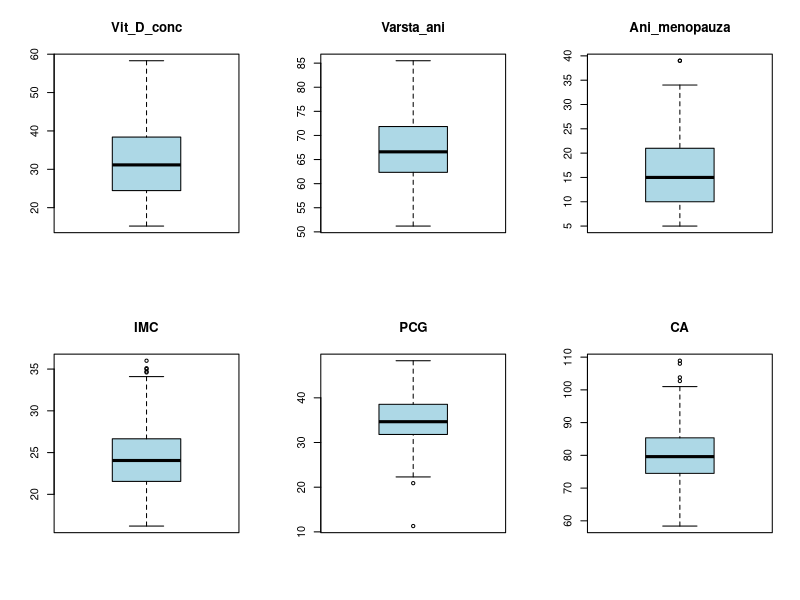
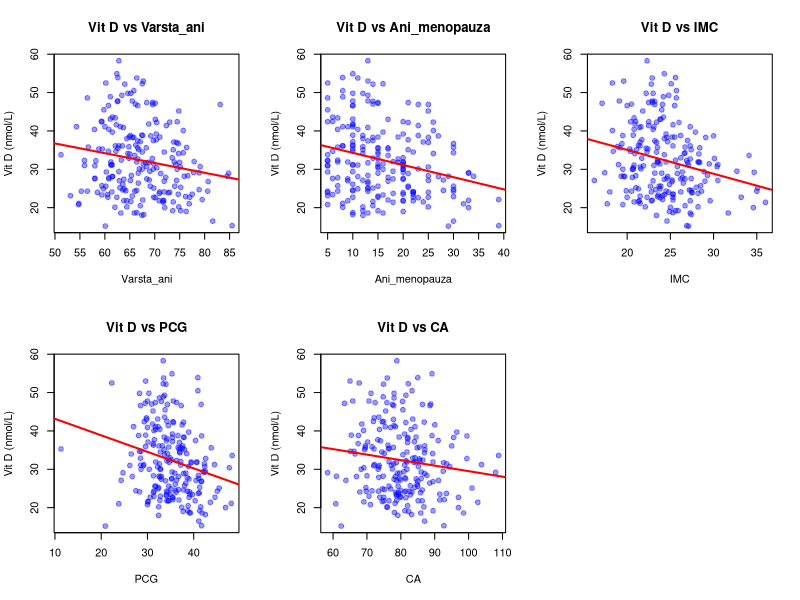
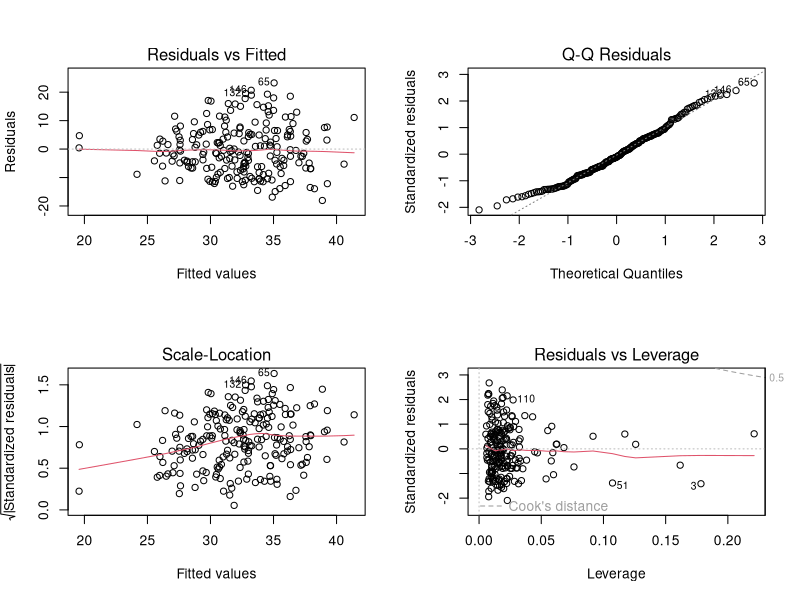
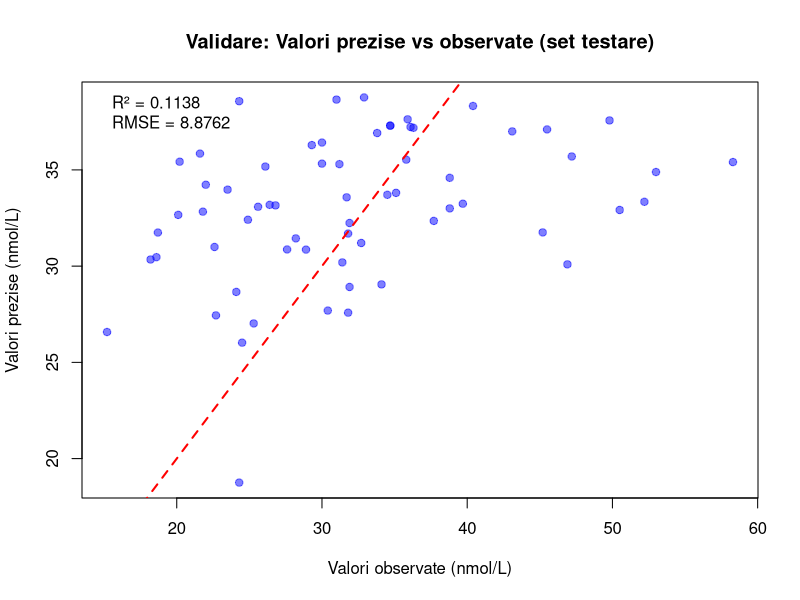
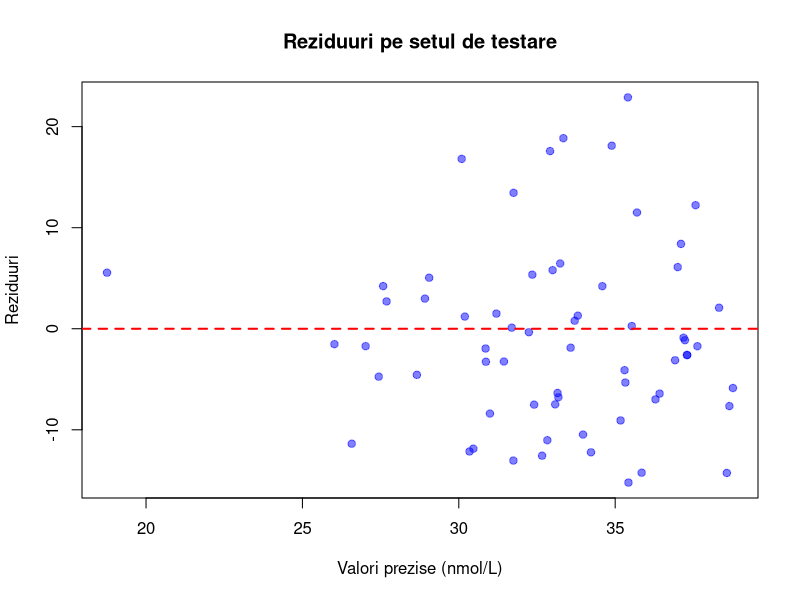
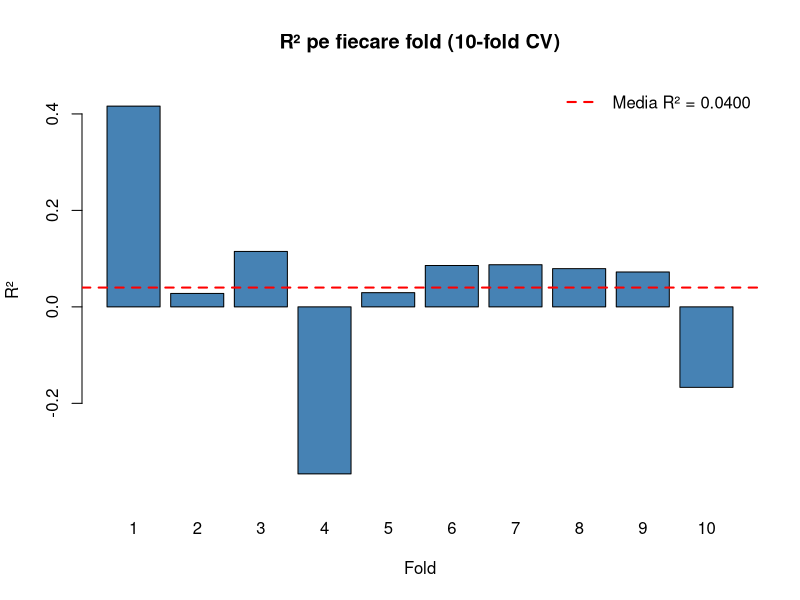
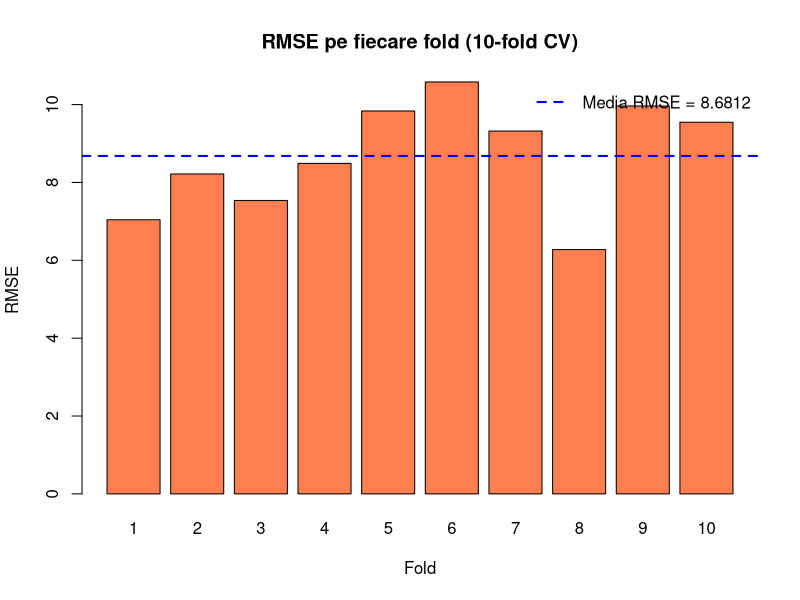

These charts were generated, in order, by the following R code:
# =============================================================================
# LP09 - Regresia liniara multipla - Validarea modelului
# VD: Vit_D_conc (concentratia serica 25(OH) vitamina D, nmol/L)
# VI potentiale: Varsta_ani, Ani_menopauza, IMC, PCG, CA
# n = 212 femei > 50 ani
# =============================================================================

library(car)
library(lmtest)
library(MASS)

set.seed(123)

data <- read.csv("data.csv", stringsAsFactors = FALSE)
data <- data[, -1]  # remove Id_pac
n <- nrow(data)
cat("=== Structura datelor ===\n")
str(data)
cat("n =", n, "\n\n")

# =============================================================================
# PARTEA 1: ANALIZA DESCRIPTIVA SI SELECTIA MODELULUI
# =============================================================================
cat("###################################################################\n")
cat("# PARTEA 1: ANALIZA DESCRIPTIVA SI SELECTIA MODELULUI\n")
cat("###################################################################\n\n")

cat("===========================================================================\n")
cat("1. STATISTICI DESCRIPTIVE\n")
cat("===========================================================================\n\n")

vi_names <- c("Varsta_ani", "Ani_menopauza", "IMC", "PCG", "CA")
all_vars <- c("Vit_D_conc", vi_names)

for (v in all_vars) {
  x <- data[[v]]
  cat(sprintf("--- %s ---\n", v))
  cat("  N:       ", sum(!is.na(x)), "\n")
  cat("  NA:      ", sum(is.na(x)), "\n")
  cat("  Media:   ", sprintf("%.4f", mean(x, na.rm=TRUE)), "\n")
  cat("  Mediana: ", sprintf("%.4f", median(x, na.rm=TRUE)), "\n")
  cat("  SD:      ", sprintf("%.4f", sd(x, na.rm=TRUE)), "\n")
  cat("  Min:     ", sprintf("%.4f", min(x, na.rm=TRUE)), "\n")
  cat("  Max:     ", sprintf("%.4f", max(x, na.rm=TRUE)), "\n")
  q <- quantile(x, c(0.25, 0.75), na.rm=TRUE)
  iqr_val <- IQR(x, na.rm=TRUE)
  cat("  Q1:      ", sprintf("%.4f", q[1]), "\n")
  cat("  Q3:      ", sprintf("%.4f", q[2]), "\n")
  cat("  IQR:     ", sprintf("%.4f", iqr_val), "\n")
  out <- x[x < q[1] - 1.5*iqr_val | x > q[2] + 1.5*iqr_val]
  cat("  Outliers:", length(out), "\n\n")
}

# Boxplots
png("boxplots_all.png", width=900, height=600)
par(mfrow=c(2,3))
for (v in all_vars) {
  boxplot(data[[v]], main=v, col="lightblue")
}
dev.off()
cat("Salvat: boxplots_all.png\n\n")

# Scatter plots
png("scatter_plots.png", width=900, height=600)
par(mfrow=c(2,3))
for (v in vi_names) {
  plot(data[[v]], data$Vit_D_conc, pch=19, col=rgb(0,0,1,0.4),
       xlab=v, ylab="Vit D (nmol/L)", main=paste("Vit D vs", v))
  abline(lm(data$Vit_D_conc ~ data[[v]]), col="red", lwd=2)
}
dev.off()
cat("Salvat: scatter_plots.png\n\n")

# Correlation matrix
cat("===========================================================================\n")
cat("2. MATRICEA DE CORELATIE\n")
cat("===========================================================================\n\n")

cor_mat <- cor(data)
print(round(cor_mat, 4))
cat("\n")

cat("Corelatii semnificative cu Vit_D_conc:\n\n")
for (v in vi_names) {
  ct <- cor.test(data[[v]], data$Vit_D_conc)
  sig <- ifelse(ct$p.value < 0.05, "Da", "Nu")
  cat(sprintf("  %-15s r=%.4f  t=%.4f  df=%d  p=%s  Semnif: %s\n",
              v, ct$estimate, ct$statistic, ct$parameter,
              format.pval(ct$p.value, digits=4), sig))
}
cat("\n")

# Variable selection - Backward
cat("===========================================================================\n")
cat("3. SELECTIA VARIABILELOR (Backward)\n")
cat("===========================================================================\n\n")

model_full <- lm(Vit_D_conc ~ ., data=data)
cat("Model complet:\n")
print(summary(model_full))
cat("\n")

model_back <- stepAIC(model_full, direction="backward", trace=1)
cat("\nModel final Backward:\n")
s_back <- summary(model_back)
print(s_back)
cat("\n")

# Forward selection
cat("===========================================================================\n")
cat("4. SELECTIA VARIABILELOR (Forward)\n")
cat("===========================================================================\n\n")

model_null <- lm(Vit_D_conc ~ 1, data=data)
model_fwd <- stepAIC(model_null, scope=list(lower=model_null, upper=model_full),
                     direction="forward", trace=1)
cat("\nModel final Forward:\n")
s_fwd <- summary(model_fwd)
print(s_fwd)
cat("\n")

# Stepwise selection
cat("===========================================================================\n")
cat("5. SELECTIA VARIABILELOR (Stepwise)\n")
cat("===========================================================================\n\n")

model_step <- stepAIC(model_null, scope=list(lower=model_null, upper=model_full),
                      direction="both", trace=1)
cat("\nModel final Stepwise:\n")
s_step <- summary(model_step)
print(s_step)
cat("\n")

# Use the selected model for validation
cat("MODELUL SELECTAT PENTRU VALIDARE:\n")
cat("Formula:", deparse(formula(model_back)), "\n")
cat("R² =", sprintf("%.4f", s_back$r.squared), "\n")
cat("R² ajustat =", sprintf("%.4f", s_back$adj.r.squared), "\n\n")

ci_sel <- confint(model_back)
cat("95% IC:\n")
print(ci_sel)
cat("\n")

# Diagnostics on the full data model
cat("===========================================================================\n")
cat("6. DIAGNOSTICE MODEL SELECTAT (pe date complete)\n")
cat("===========================================================================\n\n")

resid_sel <- residuals(model_back)
sw <- shapiro.test(resid_sel)
cat("Shapiro-Wilk: W =", sprintf("%.4f", sw$statistic), ", p =", format.pval(sw$p.value, digits=4), "\n")
if (sw$p.value > 0.05) {
  cat("  Reziduurile sunt normal distribuite.\n")
} else {
  cat("  Reziduurile NU sunt normal distribuite.\n")
}

bp <- bptest(model_back)
cat("Breusch-Pagan: BP =", sprintf("%.4f", bp$statistic),
    ", p =", format.pval(bp$p.value, digits=4), "\n")
if (bp$p.value > 0.05) {
  cat("  Homoscedasticitate respectata.\n")
} else {
  cat("  Heteroscedasticitate detectata.\n")
}

dw <- dwtest(model_back)
cat("Durbin-Watson: DW =", sprintf("%.4f", dw$statistic),
    ", p =", format.pval(dw$p.value, digits=4), "\n")
if (dw$p.value > 0.05) {
  cat("  Erorile sunt independente.\n")
} else {
  cat("  Erorile NU sunt independente.\n")
}

cook_sel <- cooks.distance(model_back)
cat("Cook's D > 4/n:", sum(cook_sel > 4/n), "observatii\n")
cat("Cook's D maxim:", sprintf("%.4f", max(cook_sel)), "\n")

if (length(coef(model_back)) > 2) {
  cat("\nVIF:\n")
  print(vif(model_back))
}
cat("\n")

# Diagnostic plots
png("diag_4panel.png", width=900, height=800, res=150)
par(mfrow=c(2,2))
plot(model_back)
dev.off()
cat("Salvat: diag_4panel.png\n\n")

# =============================================================================
# PARTEA 2: VALIDARE PRIN IMPARTIREA DATELOR (Train/Test Split)
# =============================================================================
cat("###################################################################\n")
cat("# PARTEA 2: VALIDARE PRIN TRAIN/TEST SPLIT (70%/30%)\n")
cat("###################################################################\n\n")

set.seed(123)
train_idx <- sample(1:n, size=round(0.7*n))
test_idx <- setdiff(1:n, train_idx)
train_data <- data[train_idx, ]
test_data <- data[test_idx, ]

cat("Set antrenare (train): n =", nrow(train_data), "\n")
cat("Set testare (test):    n =", nrow(test_data), "\n\n")

# Train the selected model
model_formula <- formula(model_back)
model_train <- lm(model_formula, data=train_data)
s_train <- summary(model_train)
cat("MODEL PE SETUL DE ANTRENARE:\n\n")
print(s_train)
cat("\n")

ci_train <- confint(model_train)
cat("95% IC (antrenare):\n")
print(ci_train)
cat("\n")

# Performance on training set
pred_train <- predict(model_train, newdata=train_data)
resid_train <- train_data$Vit_D_conc - pred_train
SS_res_train <- sum(resid_train^2)
SS_tot_train <- sum((train_data$Vit_D_conc - mean(train_data$Vit_D_conc))^2)
R2_train <- 1 - SS_res_train/SS_tot_train
p_model <- length(coef(model_train)) - 1
n_train <- nrow(train_data)
R2_adj_train <- 1 - (1-R2_train)*(n_train-1)/(n_train-p_model-1)
RMSE_train <- sqrt(mean(resid_train^2))
MAE_train <- mean(abs(resid_train))

cat("PERFORMANTA PE SETUL DE ANTRENARE:\n")
cat("  R² =", sprintf("%.4f", R2_train), "\n")
cat("  R² ajustat =", sprintf("%.4f", R2_adj_train), "\n")
cat("  RMSE =", sprintf("%.4f", RMSE_train), "\n")
cat("  MAE =", sprintf("%.4f", MAE_train), "\n\n")

# Performance on test set
pred_test <- predict(model_train, newdata=test_data)
resid_test <- test_data$Vit_D_conc - pred_test
SS_res_test <- sum(resid_test^2)
SS_tot_test <- sum((test_data$Vit_D_conc - mean(test_data$Vit_D_conc))^2)
R2_test <- 1 - SS_res_test/SS_tot_test
n_test <- nrow(test_data)
R2_adj_test <- 1 - (1-R2_test)*(n_test-1)/(n_test-p_model-1)
RMSE_test <- sqrt(mean(resid_test^2))
MAE_test <- mean(abs(resid_test))

cat("PERFORMANTA PE SETUL DE TESTARE:\n")
cat("  R² =", sprintf("%.4f", R2_test), "\n")
cat("  R² ajustat =", sprintf("%.4f", R2_adj_test), "\n")
cat("  RMSE =", sprintf("%.4f", RMSE_test), "\n")
cat("  MAE =", sprintf("%.4f", MAE_test), "\n\n")

# Plot predicted vs actual for test set
png("validation_pred_vs_actual.png", width=600, height=500)
plot(test_data$Vit_D_conc, pred_test, pch=19, col=rgb(0,0,1,0.5),
     xlab="Valori observate (nmol/L)", ylab="Valori prezise (nmol/L)",
     main="Validare: Valori prezise vs observate (set testare)")
abline(0, 1, col="red", lwd=2, lty=2)
legend("topleft", legend=c(
  sprintf("R² = %.4f", R2_test),
  sprintf("RMSE = %.4f", RMSE_test)),
  bty="n")
dev.off()
cat("Salvat: validation_pred_vs_actual.png\n\n")

png("validation_resid_test.png", width=600, height=500)
plot(pred_test, resid_test, pch=19, col=rgb(0,0,1,0.5),
     xlab="Valori prezise (nmol/L)", ylab="Reziduuri",
     main="Reziduuri pe setul de testare")
abline(h=0, col="red", lwd=2, lty=2)
dev.off()
cat("Salvat: validation_resid_test.png\n\n")

# =============================================================================
# PARTEA 3: VALIDARE INCRUCISATA (k-fold Cross-Validation)
# =============================================================================
cat("###################################################################\n")
cat("# PARTEA 3: VALIDARE INCRUCISATA (k-fold Cross-Validation)\n")
cat("###################################################################\n\n")

# 10-fold CV
k <- 10
cat("k =", k, "folduri\n\n")

set.seed(123)
folds <- sample(rep(1:k, length.out=n))
cat("Distributia observatiilor pe folduri:\n")
print(table(folds))
cat("\n")

cv_R2 <- numeric(k)
cv_RMSE <- numeric(k)
cv_MAE <- numeric(k)

for (i in 1:k) {
  train_cv <- data[folds != i, ]
  test_cv <- data[folds == i, ]
  model_cv <- lm(model_formula, data=train_cv)
  pred_cv <- predict(model_cv, newdata=test_cv)
  resid_cv <- test_cv$Vit_D_conc - pred_cv
  ss_res <- sum(resid_cv^2)
  ss_tot <- sum((test_cv$Vit_D_conc - mean(test_cv$Vit_D_conc))^2)
  cv_R2[i] <- 1 - ss_res/ss_tot
  cv_RMSE[i] <- sqrt(mean(resid_cv^2))
  cv_MAE[i] <- mean(abs(resid_cv))
  cat(sprintf("  Fold %2d: R²=%.4f  RMSE=%.4f  MAE=%.4f\n",
              i, cv_R2[i], cv_RMSE[i], cv_MAE[i]))
}

cat("\nMETRICI MEDII (10-fold CV):\n")
cat("  R² mediu =", sprintf("%.4f", mean(cv_R2)), " (SD =", sprintf("%.4f", sd(cv_R2)), ")\n")
cat("  RMSE mediu =", sprintf("%.4f", mean(cv_RMSE)), " (SD =", sprintf("%.4f", sd(cv_RMSE)), ")\n")
cat("  MAE mediu =", sprintf("%.4f", mean(cv_MAE)), " (SD =", sprintf("%.4f", sd(cv_MAE)), ")\n\n")

# 5-fold CV
k5 <- 5
set.seed(123)
folds5 <- sample(rep(1:k5, length.out=n))

cv_R2_5 <- numeric(k5)
cv_RMSE_5 <- numeric(k5)
cv_MAE_5 <- numeric(k5)

cat("--- 5-fold Cross-Validation ---\n\n")
for (i in 1:k5) {
  train_cv5 <- data[folds5 != i, ]
  test_cv5 <- data[folds5 == i, ]
  model_cv5 <- lm(model_formula, data=train_cv5)
  pred_cv5 <- predict(model_cv5, newdata=test_cv5)
  resid_cv5 <- test_cv5$Vit_D_conc - pred_cv5
  ss_res5 <- sum(resid_cv5^2)
  ss_tot5 <- sum((test_cv5$Vit_D_conc - mean(test_cv5$Vit_D_conc))^2)
  cv_R2_5[i] <- 1 - ss_res5/ss_tot5
  cv_RMSE_5[i] <- sqrt(mean(resid_cv5^2))
  cv_MAE_5[i] <- mean(abs(resid_cv5))
  cat(sprintf("  Fold %d: R²=%.4f  RMSE=%.4f  MAE=%.4f\n",
              i, cv_R2_5[i], cv_RMSE_5[i], cv_MAE_5[i]))
}

cat("\nMETRICI MEDII (5-fold CV):\n")
cat("  R² mediu =", sprintf("%.4f", mean(cv_R2_5)), " (SD =", sprintf("%.4f", sd(cv_R2_5)), ")\n")
cat("  RMSE mediu =", sprintf("%.4f", mean(cv_RMSE_5)), " (SD =", sprintf("%.4f", sd(cv_RMSE_5)), ")\n")
cat("  MAE mediu =", sprintf("%.4f", mean(cv_MAE_5)), " (SD =", sprintf("%.4f", sd(cv_MAE_5)), ")\n\n")

# CV barplots
png("cv_results_barplot.png", width=700, height=500)
barplot(cv_R2, names.arg=1:k, col="steelblue",
        main="R² pe fiecare fold (10-fold CV)",
        xlab="Fold", ylab="R²", ylim=c(min(0, min(cv_R2)-0.05), max(cv_R2)+0.05))
abline(h=mean(cv_R2), col="red", lwd=2, lty=2)
legend("topright", legend=sprintf("Media R² = %.4f", mean(cv_R2)),
       col="red", lty=2, lwd=2, bty="n")
dev.off()
cat("Salvat: cv_results_barplot.png\n")

png("cv_rmse_barplot.png", width=700, height=500)
barplot(cv_RMSE, names.arg=1:k, col="coral",
        main="RMSE pe fiecare fold (10-fold CV)",
        xlab="Fold", ylab="RMSE")
abline(h=mean(cv_RMSE), col="blue", lwd=2, lty=2)
legend("topright", legend=sprintf("Media RMSE = %.4f", mean(cv_RMSE)),
       col="blue", lty=2, lwd=2, bty="n")
dev.off()
cat("Salvat: cv_rmse_barplot.png\n\n")

# =============================================================================
# PARTEA 4: COMPARATIE GENERALA
# =============================================================================
cat("###################################################################\n")
cat("# PARTEA 4: COMPARATIE GENERALA\n")
cat("###################################################################\n\n")

cat("Model complet (n=212):\n")
cat("  R² =", sprintf("%.4f", s_back$r.squared), "\n")
cat("  RMSE =", sprintf("%.4f", sqrt(mean(residuals(model_back)^2))), "\n")
cat("  MAE =", sprintf("%.4f", mean(abs(residuals(model_back)))), "\n\n")

cat("Train/Test - Train (70%):\n")
cat("  R² =", sprintf("%.4f", R2_train), "\n")
cat("  RMSE =", sprintf("%.4f", RMSE_train), "\n")
cat("  MAE =", sprintf("%.4f", MAE_train), "\n\n")

cat("Train/Test - Test (30%):\n")
cat("  R² =", sprintf("%.4f", R2_test), "\n")
cat("  RMSE =", sprintf("%.4f", RMSE_test), "\n")
cat("  MAE =", sprintf("%.4f", MAE_test), "\n\n")

cat("10-fold CV (medie):\n")
cat("  R² =", sprintf("%.4f", mean(cv_R2)), "\n")
cat("  RMSE =", sprintf("%.4f", mean(cv_RMSE)), "\n")
cat("  MAE =", sprintf("%.4f", mean(cv_MAE)), "\n\n")

cat("5-fold CV (medie):\n")
cat("  R² =", sprintf("%.4f", mean(cv_R2_5)), "\n")
cat("  RMSE =", sprintf("%.4f", mean(cv_RMSE_5)), "\n")
cat("  MAE =", sprintf("%.4f", mean(cv_MAE_5)), "\n\n")

cat("=== ANALIZA COMPLETA ===\n")
